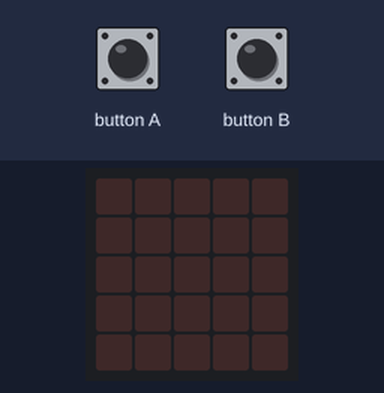
The program below on a simulated BBC micro:bit (MakeCode). Parts: the board's 5×5 LED display. Inputs (shaded band) come from the test bench.

Above: at 1.2 s.
1.3 s: button A pressed for 0.95 s
At 2.6 s:
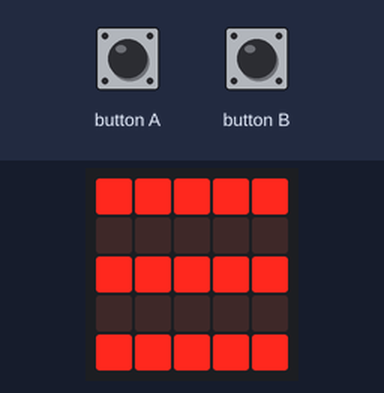
5.5 s: button B pressed for 3.2 s
At 6.24 s:
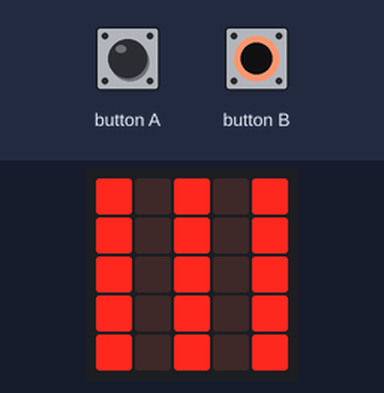
11.6 s: button B pressed for 0.95 s
At 13.94 s:
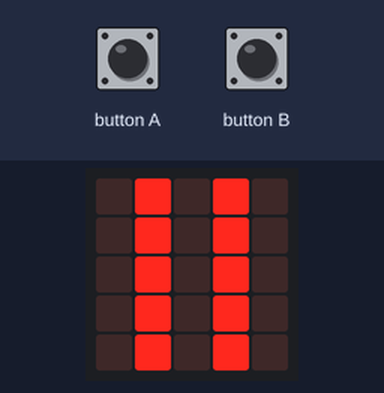
15.6 s: button A pressed for 3.2 s
At 17.58 s:
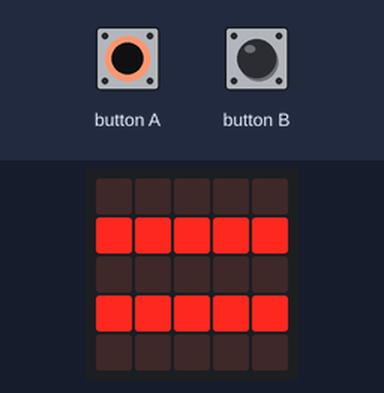
Timing chart, 0 to 19.1 s (numbered marks = the images above; inputs shaded):
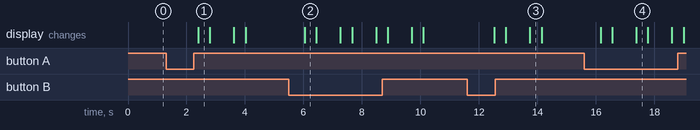

The program:

main.ts
```typescript
basic.forever(function () {
    if (input.buttonIsPressed(Button.A)) {
        basic.showLeds(`
            # # # # #
            . . . . .
            # # # # #
            . . . . .
            # # # # #
            `)
        basic.pause(500)
        basic.showLeds(`
            . . . . .
            # # # # #
            . . . . .
            # # # # #
            . . . . .
            `)
        basic.pause(500)
    } else {
        basic.showLeds(`
            . . . . .
            . . . . .
            . . . . .
            . . . . .
            . . . . .
            `)
    }
})
basic.forever(function () {
    if (input.buttonIsPressed(Button.B)) {
        basic.showLeds(`
            # . # . #
            # . # . #
            # . # . #
            # . # . #
            # . # . #
            `)
        basic.pause(500)
        basic.showLeds(`
            . # . # .
            . # . # .
            . # . # .
            . # . # .
            . # . # .
            `)
        basic.pause(500)
    } else {
        basic.showLeds(`
            . . . . .
            . . . . .
            . . . . .
            . . . . .
            . . . . .
            `)
    }
})
```

test.ts
```typescript
// tests gaan hier; deze zal niet worden gecompileerd wanneer dit pakket wordt gebruikt als extensie.
```

Measured:
- after the input at 1.3 s, the display: changes after 1.1 s (image 1)
- after the input at 5.5 s, the display: changes after 0.54 s (image 2)
- after the input at 11.6 s, the display: first changes after 0.92 s (image 3 shows a later state)
- after the input at 15.6 s, the display: first changes after 0.56 s (image 4 shows a later state)
- what the display in image 1 shows lasts 0.4 s, from 2.4 s to 2.8 s
